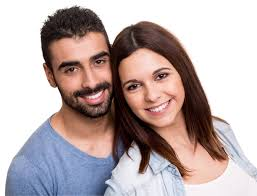
#> input picture images.jpg, 257 x 196 px
$ jupyter execute FaceRecognition.ipynb   (older library calls are emulated)
#> lines starting #> are read from the running program, lines starting #| are printed output that depends on the picture; after the words box and inside, x2 and y2 are one past the last pixel; in counts of white or black regions, pixels touching at a corner belong together
# Wykrywanie twarzy

Chciałbym zademonstrować jak można użyć pythona oraz biblioteki OpenCV do zbudowania narzędzia do wykrywania twarzy na obrazie.

Poniższy kod przechodzi od najprostszego przypadku w którym mamy wykryć obecność twarzy, do bardziej zaawansowanego, w którym wykrywamy także elementy twarzy takie jak:
- oczy
- nos
- usta

Zaczynamy od zaimportowania niezbędnych bibliotek

[cell 1]
import cv2
import sys
from IPython.display import Image
import matplotlib.pyplot as plt
import numpy as np

[cell 2]
imagePath = 'images.jpg'
faceCascPath = 'haarcascade_frontalface_default.xml'

### Tworzenie kaskady Haara

[cell 3]
faceCascade = cv2.CascadeClassifier(faceCascPath)

### Wczytywanie obrazu

[cell 4]
image = cv2.imread(imagePath)
#> image is the input picture: shape (196, 257, 3); mean B, G, R 172.3, 172.5, 187.3
gray = cv2.cvtColor(image, cv2.COLOR_BGR2GRAY)
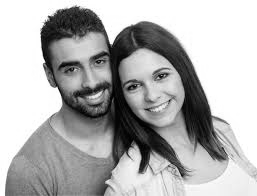
#> gray: shape (196, 257); min 0, max 255, mean 176.9

### Wykrywanie obrazu

[cell 5]
faces = ""
faces = faceCascade.detectMultiScale(
    gray,
    scaleFactor=1.1,
    minNeighbors=5,
    minSize=(30, 30),
    # parametr flags został zmeiniony ze względów kompatybilności, ale defacto efekt jest ten sam
    # flags = cv2.CV_HAAR_SCALE_IMAGE
    flags = 0
)
#> faces = [[111, 51, 76, 76], [45, 34, 81, 81]]

[cell 6]
print("Found {0} faces!".format(len(faces)))
#| Found 2 faces!

### Zaznaczanie prosokątami znalezionych twarzy

[cell 7]
for (x, y, w, h) in faces:
    cv2.rectangle(image, (x, y), (x+w, y+h), (0, 255, 0), 2)
#> this loop made 2 passes
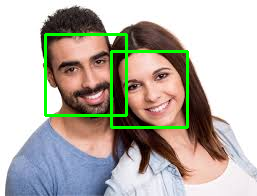
#> image: shape (196, 257, 3); 3.69% of pixels changed, all inside (x1, y1, x2, y2) = (44, 33, 189, 129)

[cell 8]
plt.imshow(image, cmap='gray')
#> (this line was passed over: IPython is not available in this run)
